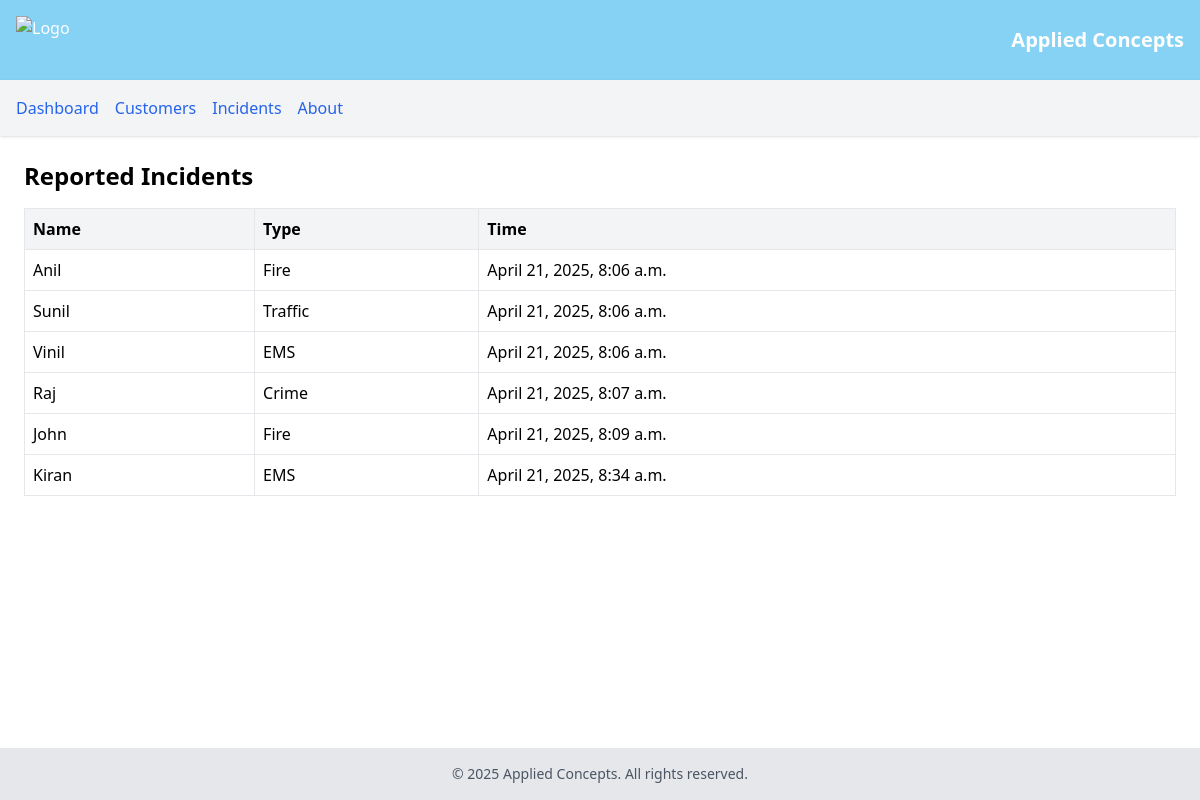
The app's page /customers/ with its own data.
### navmain/models.py (models this page shows, shortened)
class Incident(models.Model):
    INCIDENT_TYPES = [
        ('fire', 'Fire'),
        ('ems', 'EMS'),
        ('traffic', 'Traffic'),
        ('crime', 'Crime'),
        ('natural', 'Natural')
    ]
    name = models.CharField(max_length=50)
    age = models.PositiveIntegerField()
    location = models.CharField(max_length=50)
    incident_type = models.CharField(max_length=10, choices=INCIDENT_TYPES)
    description = models.TextField()
    timestamp = models.DateTimeField(auto_now_add=True)

### navmain/views.py (the view)
# urls.py: path('customers/', views.customers, name='customers'),
def customers(request):
    incidents = Incident.objects.all().order_by('timestamp')
    context = {
        "incidents": incidents
    }
    return render(request, 'navmain/customers.html', context=context)

### navmain/templates/navmain/customers.html (shortened to what this page needs)
{% extends 'navmain/base.html' %}
{% block content %}
<h2 class="text-2xl font-bold mb-4">Reported Incidents</h2>
<table class="min-w-full table-auto border-collapse border border-gray-300">
    <thead class="bg-gray-100">
        <tr>
            <th class="border p-2 text-left">Name</th>
            <th class="border p-2 text-left">Type</th>
            <th class="border p-2 text-left">Time</th>
        </tr>
    </thead>
    <tbody>
        {% for incident in incidents %}
        <tr>
            <td class="border p-2">{{ incident.name }}</td>
            <td class="border p-2">{{ incident.get_incident_type_display }}</td>
            <td class="border p-2">{{ incident.timestamp }}</td>
        </tr>
        {% empty %}
        <tr>
            <td colspan="3" class="border p-2 text-center">No incidents yet.</td>
        </tr>
        {% endfor %}
    </tbody>
</table>
{% endblock %}

### navmain/templates/navmain/base.html (shortened to what this page needs)
<!DOCTYPE html>
<html lang="en">
<head>
    <script src="https://cdn.tailwindcss.com"></script>
</head>
<body class="flex flex-col min-h-screen">
    <header class="bg-sky-500/50 text-white p-4 flex items-center justify-between">
        <img src="https://www.freepnglogos.com/uploads/company-logo-png/company-logo-transparent-png-19.png" alt="Logo" class="h-12">
        <h1 class="text-xl font-bold">Applied Concepts</h1>
    </header>
    <nav class="bg-gray-100 shadow p-4">
        <ul class="flex space-x-4">
            <li><a href="{% url 'dashboard' %}" class="text-blue-600 hover:underline">Dashboard</a></li>
            <li><a href="{% url 'customers' %}" class="text-blue-600 hover:underline">Customers</a></li>
            <li><a href="{% url 'incidents' %}" class="text-blue-600 hover:underline">Incidents</a></li>
            <li><a href="{% url 'about' %}" class="text-blue-600 hover:underline">About</a></li>
        </ul>
    </nav>
    <main class="flex-grow p-6">
        {% block content %}
        {% endblock %}
    </main>
    <footer class="bg-gray-200 p-4 text-center text-sm text-gray-600">
        &copy; 2025 Applied Concepts. All rights reserved.
    </footer>
</body>
</html>

### records on screen
Incident: name "Anil", incident_type "Fire", timestamp "April 21, 2025, 8:06 a.m."
Incident: name "Sunil", incident_type "Traffic", timestamp "April 21, 2025, 8:06 a.m."
Incident: name "Vinil", incident_type "EMS", timestamp "April 21, 2025, 8:06 a.m."
Incident: name "Raj", incident_type "Crime", timestamp "April 21, 2025, 8:07 a.m."
Incident: name "John", incident_type "Fire", timestamp "April 21, 2025, 8:09 a.m."
Incident: name "Kiran", incident_type "EMS", timestamp "April 21, 2025, 8:34 a.m."
